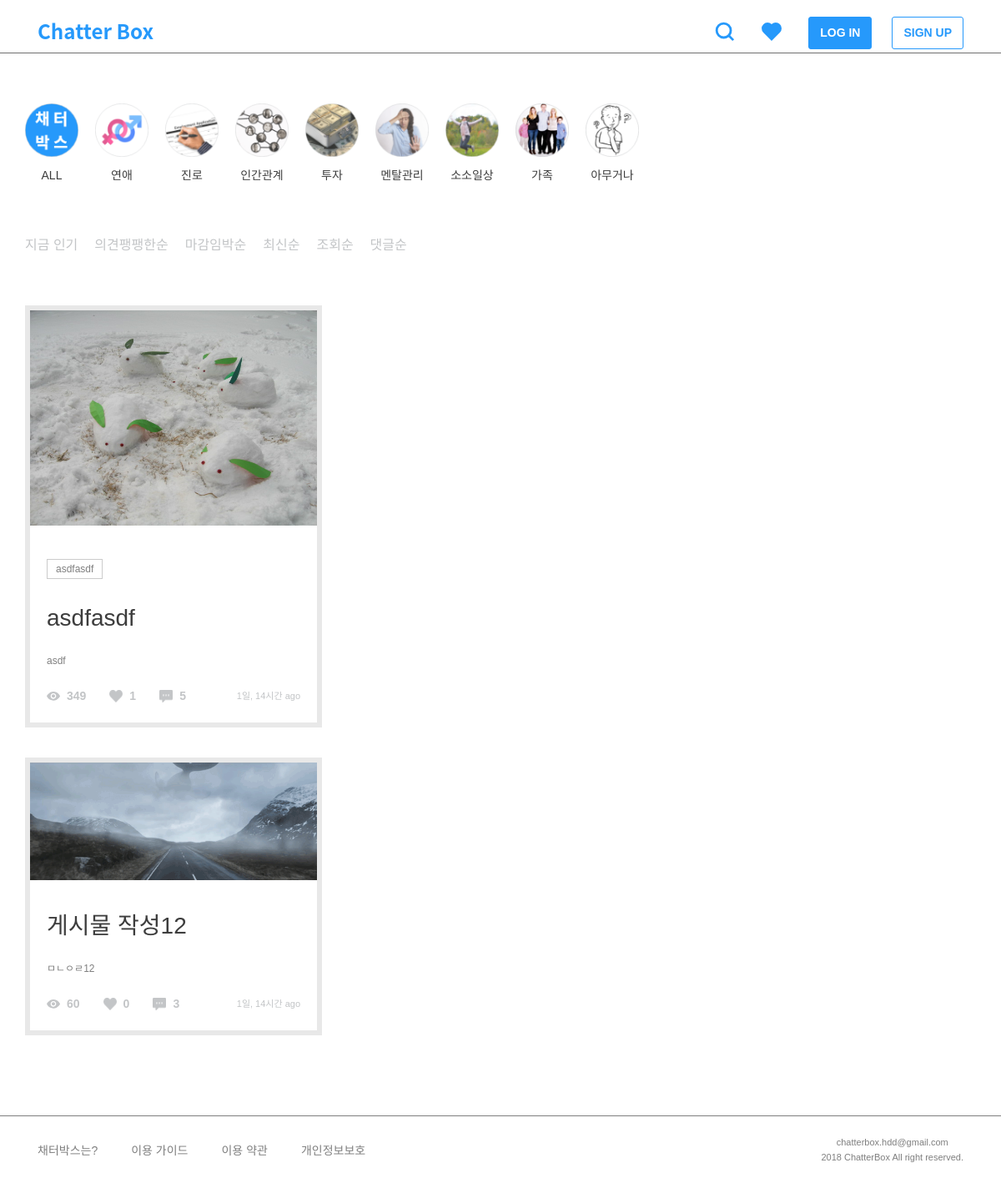
Before: / with the older database file.
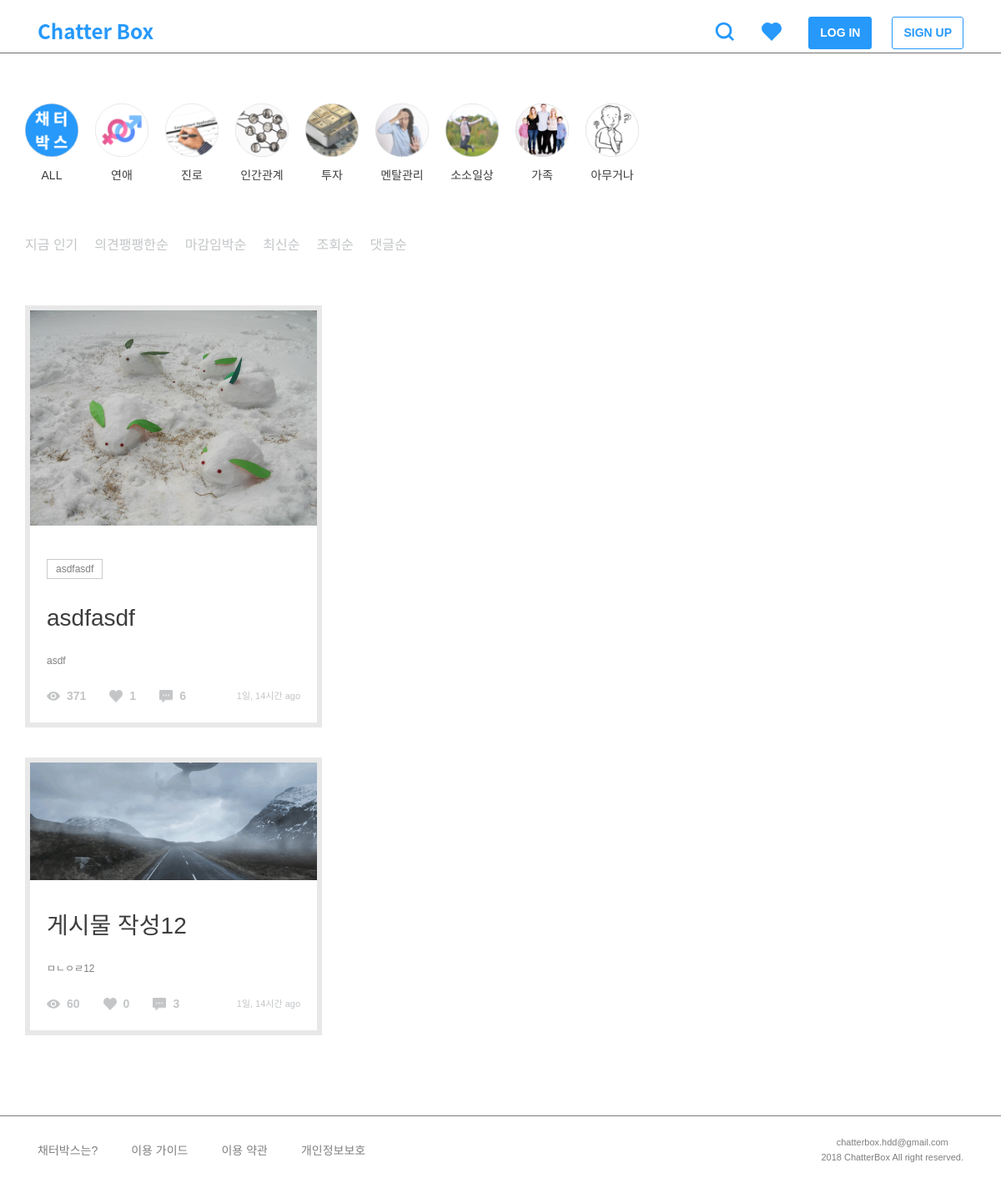
After: the same page with the newer database file.
### post/models.py (models this page shows, shortened)
class TimeStampedModel(models.Model):
    created_at = models.DateTimeField(auto_now_add=True, null=True)
    updated_at = models.DateTimeField(auto_now=True, null=True)
    class Meta():
        abstract = True

class Post(TimeStampedModel):
    author = models.ForeignKey(settings.AUTH_USER_MODEL)
    category = models.ForeignKey('Category')
    title = models.CharField(max_length=160, null=True)
    thumbnail = models.ImageField(upload_to='post', blank=True, null=True)
    background = models.TextField()
    background_image1 = models.ImageField(upload_to='post', blank=True, null=True)
    background_image2 = models.ImageField(upload_to='post', blank=True, null=True)
    background_image3 = models.ImageField(upload_to='post', blank=True, null=True)
    tag = TagField()
    view_count = models.PositiveSmallIntegerField(default=0)
    share_count = models.PositiveSmallIntegerField(default=0)
    pro_title = models.CharField(max_length=160, null=True)
    con_title = models.CharField(max_length=160, null=True)
    @property
    def natural_time(self):
        return naturaltime(self.created_at)
    @property
    def likes_count(self):
        return self.like_users.all().count()
    @property
    def comment_count(self):
        all_count = self.comment_set.count()
        return all_count
    class Meta:
        ordering = ['-created_at']

### post/views.py (the view)
# urls.py: url(r'^$', views.post_list, name='post_list'),
def post_list(request):
    sort = request.GET.get('sort','')
    categories = Category.objects.all()
    if sort == 'likes':
        posts = Post.objects.annotate(like_count = Count('like_users')).order_by('-like_count')
    elif sort == 'new':
        posts = Post.objects.all().order_by('-updated_at')
    elif sort == 'views':
        posts = Post.objects.all().order_by('-view_count')
    elif sort == 'comments':
        posts = Post.objects.annotate(count = Count('comment')).order_by('-count')
    else:
        posts = Post.objects.all().order_by('-created_at')
    context = {'posts' : posts, 'categories': categories}
    return render(request, 'post/post_list.html', context)

### post/templatetags/post_extras.py (called while the page is built)
@register.filter
def split_tags(value):
    tags = []
    split_comma = value.split(',')
    for tag in split_comma:
        split_space = tag.split(" ")
        for tag in split_space:
            if tag:
                tags.append(tag)
    return tags

### templates/post/post_list.html (shortened to what this page needs)
{% extends 'base.html' %}
{% load static %}
{% block customCSS %}
<link rel="stylesheet" href="{% static 'css/post/post_list.css' %}" />
{% endblock %}
{% block content %}
    <div class="row">
        {% include 'include/category.html' %} {% include 'include/sort.html' %}
    </div>
    <div class="row m60">
        <div class="columns">
            {% for post in posts %} {% include 'include/post.html' %} {% endfor %}
        </div>
    </div>
{% endblock %}

### templates/include/post.html
{% load static  %}
{% load post_extras %}
<figure id="post-{{ post.pk }}" style="width: 100%;">
    {% if post.thumbnail %}
        <a href="{% url 'post:post_detail' post_pk=post.pk %}">
            <img src="{{ post.thumbnail.url }}" alt="" class="post-image">
        </a>
    {% endif %}
    <div class="tag-list">
        {% for tag in post.tag|split_tags %}
            <span class="tag">{{ tag }}</span>
        {% endfor %}
    </div>
    <a href="{% url 'post:post_detail' post_pk=post.pk %}">
        <h3>{{ post.title }}</h3>
    </a>
    <div class="background">
        <p>{{ post.background|safe|truncatechars:160 }}</p>
    </div>
    <div class="btn-area">
        <img src="{% static '/img/view.png' %}" style="margin-top: 4px;" /><h6>{{ post.view_count }}</h6>
        <img src="{% static '/img/heart.png' %}" /><h6>{{ post.likes_count }}</h6>
        <img src="{% static '/img/comment.png' %}" /><h6>{{ post.comment_count }}</h6>
        <span class="ml-auto">{{ post.natural_time }}</span>
    </div>
</figure>

Changed rows visible on the page:
changed Post "asdfasdf": view_count "349" → "371"; comment_count "5" → "6"
